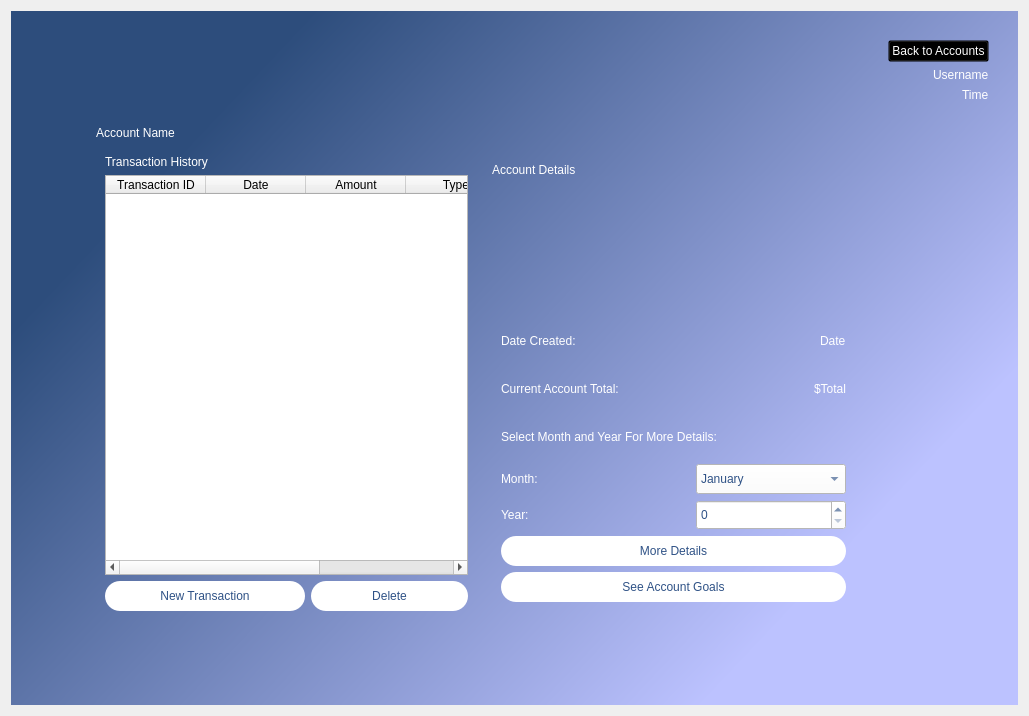
<?xml version="1.0" encoding="UTF-8"?>
<ui version="4.0">
 <class>Dialog</class>
 <widget class="QDialog" name="Dialog">
  <property name="geometry">
   <rect>
    <x>0</x>
    <y>0</y>
    <width>1029</width>
    <height>716</height>
   </rect>
  </property>
  <property name="windowTitle">
   <string>Dialog</string>
  </property>
  <layout class="QVBoxLayout" name="verticalLayout">
   <item>
    <widget class="QWidget" name="backGroundWidget" native="true">
     <property name="styleSheet">
      <string notr="true">QWidget#backGroundWidget{
background-color: qlineargradient(spread:pad, x1:0.0567727, y1:0.375, x2:0.784, y2:0.846, stop:0 rgba(45, 77, 124, 255), stop:1 rgba(188, 194, 255, 255));}</string>
     </property>
     <layout class="QGridLayout" name="gridLayout_4">
      <property name="leftMargin">
       <number>20</number>
      </property>
      <property name="topMargin">
       <number>20</number>
      </property>
      <property name="rightMargin">
       <number>20</number>
      </property>
      <property name="bottomMargin">
       <number>20</number>
      </property>
      <item row="2" column="1">
       <widget class="QWidget" name="bottomMarginWidget" native="true">
        <property name="minimumSize">
         <size>
          <width>0</width>
          <height>50</height>
         </size>
        </property>
        <property name="maximumSize">
         <size>
          <width>16777215</width>
          <height>50</height>
         </size>
        </property>
       </widget>
      </item>
      <item row="1" column="1">
       <widget class="QWidget" name="contentWidget" native="true">
        <property name="minimumSize">
         <size>
          <width>0</width>
          <height>500</height>
         </size>
        </property>
        <layout class="QGridLayout" name="gridLayout_2">
         <item row="1" column="1">
          <widget class="QWidget" name="widgetTranactions" native="true">
           <layout class="QGridLayout" name="gridLayout_5">
            <item row="0" column="0" alignment="Qt::AlignLeft">
             <widget class="QLabel" name="labelMessage">
              <property name="styleSheet">
               <string notr="true">font: 16pt &quot;Segoe UI&quot;;
color: rgb(255, 255, 255)</string>
              </property>
              <property name="text">
               <string>Transaction History</string>
              </property>
              <property name="alignment">
               <set>Qt::AlignCenter</set>
              </property>
             </widget>
            </item>
            <item row="2" column="0">
             <widget class="QPushButton" name="buttonNewTransaction">
              <property name="sizePolicy">
               <sizepolicy hsizetype="Preferred" vsizetype="Preferred">
                <horstretch>0</horstretch>
                <verstretch>0</verstretch>
               </sizepolicy>
              </property>
              <property name="minimumSize">
               <size>
                <width>200</width>
                <height>30</height>
               </size>
              </property>
              <property name="maximumSize">
               <size>
                <width>16777215</width>
                <height>30</height>
               </size>
              </property>
              <property name="styleSheet">
               <string notr="true">border-radius:15px;
font: 16pt &quot;Segoe UI&quot;;
background-color: rgb(255, 255, 255);
color: rgb(47, 82, 134);</string>
              </property>
              <property name="text">
               <string>New Transaction</string>
              </property>
             </widget>
            </item>
            <item row="2" column="1">
             <widget class="QPushButton" name="buttonDelete">
              <property name="minimumSize">
               <size>
                <width>0</width>
                <height>30</height>
               </size>
              </property>
              <property name="styleSheet">
               <string notr="true">border-radius:15px;
font: 16pt &quot;Segoe UI&quot;;
background-color: rgb(255, 255, 255);
color: rgb(47, 82, 134);</string>
              </property>
              <property name="text">
               <string>Delete</string>
              </property>
             </widget>
            </item>
            <item row="1" column="0" colspan="2">
             <widget class="QTableWidget" name="tableWidgetTransactions">
              <column>
               <property name="text">
                <string>Transaction ID</string>
               </property>
              </column>
              <column>
               <property name="text">
                <string>Date</string>
               </property>
              </column>
              <column>
               <property name="text">
                <string>Amount</string>
               </property>
              </column>
              <column>
               <property name="text">
                <string>Type</string>
               </property>
              </column>
              <column>
               <property name="text">
                <string>Category</string>
               </property>
              </column>
             </widget>
            </item>
           </layout>
          </widget>
         </item>
         <item row="0" column="1" alignment="Qt::AlignLeft">
          <widget class="QLabel" name="labelAccountName">
           <property name="maximumSize">
            <size>
             <width>16777215</width>
             <height>60</height>
            </size>
           </property>
           <property name="styleSheet">
            <string notr="true">font: 32pt &quot;Segoe UI&quot;;
color: rgb(255, 255, 255)</string>
           </property>
           <property name="text">
            <string>Account Name</string>
           </property>
           <property name="alignment">
            <set>Qt::AlignCenter</set>
           </property>
          </widget>
         </item>
         <item row="1" column="3">
          <widget class="QWidget" name="widgetStats" native="true">
           <property name="minimumSize">
            <size>
             <width>0</width>
             <height>400</height>
            </size>
           </property>
           <layout class="QGridLayout" name="gridLayout">
            <item row="0" column="0" alignment="Qt::AlignLeft|Qt::AlignTop">
             <widget class="QLabel" name="label">
              <property name="minimumSize">
               <size>
                <width>0</width>
                <height>30</height>
               </size>
              </property>
              <property name="maximumSize">
               <size>
                <width>16777215</width>
                <height>30</height>
               </size>
              </property>
              <property name="styleSheet">
               <string notr="true">font: 16pt &quot;Segoe UI&quot;;
color: rgb(255, 255, 255)</string>
              </property>
              <property name="text">
               <string>Account Details</string>
              </property>
             </widget>
            </item>
            <item row="1" column="0">
             <widget class="QWidget" name="widget" native="true">
              <property name="minimumSize">
               <size>
                <width>0</width>
                <height>300</height>
               </size>
              </property>
              <property name="maximumSize">
               <size>
                <width>16777215</width>
                <height>300</height>
               </size>
              </property>
              <layout class="QGridLayout" name="gridLayout_6">
               <item row="5" column="0">
                <widget class="QLabel" name="labelYear">
                 <property name="styleSheet">
                  <string notr="true">font: 12pt &quot;Segoe UI&quot;;
color: rgb(255, 255, 255)</string>
                 </property>
                 <property name="text">
                  <string>Year:</string>
                 </property>
                </widget>
               </item>
               <item row="3" column="0" alignment="Qt::AlignLeft">
                <widget class="QLabel" name="labelMonth">
                 <property name="styleSheet">
                  <string notr="true">font: 12pt &quot;Segoe UI&quot;;
color: rgb(255, 255, 255)</string>
                 </property>
                 <property name="text">
                  <string>Month:</string>
                 </property>
                </widget>
               </item>
               <item row="3" column="1" alignment="Qt::AlignRight">
                <widget class="QComboBox" name="comboBoxMonth">
                 <property name="minimumSize">
                  <size>
                   <width>150</width>
                   <height>30</height>
                  </size>
                 </property>
                 <property name="maximumSize">
                  <size>
                   <width>150</width>
                   <height>30</height>
                  </size>
                 </property>
                 <property name="styleSheet">
                  <string notr="true">font: 16pt &quot;Segoe UI&quot;;
background-color: rgb(255, 255, 255);
color: rgb(47, 82, 134);</string>
                 </property>
                 <property name="maxVisibleItems">
                  <number>5</number>
                 </property>
                 <item>
                  <property name="text">
                   <string>January</string>
                  </property>
                 </item>
                 <item>
                  <property name="text">
                   <string>February</string>
                  </property>
                 </item>
                 <item>
                  <property name="text">
                   <string>March</string>
                  </property>
                 </item>
                 <item>
                  <property name="text">
                   <string>April</string>
                  </property>
                 </item>
                 <item>
                  <property name="text">
                   <string>May</string>
                  </property>
                 </item>
                 <item>
                  <property name="text">
                   <string>June</string>
                  </property>
                 </item>
                 <item>
                  <property name="text">
                   <string>July</string>
                  </property>
                 </item>
                 <item>
                  <property name="text">
                   <string>August</string>
                  </property>
                 </item>
                 <item>
                  <property name="text">
                   <string>September</string>
                  </property>
                 </item>
                 <item>
                  <property name="text">
                   <string>October</string>
                  </property>
                 </item>
                 <item>
                  <property name="text">
                   <string>November</string>
                  </property>
                 </item>
                 <item>
                  <property name="text">
                   <string>December</string>
                  </property>
                 </item>
                </widget>
               </item>
               <item row="1" column="1" alignment="Qt::AlignRight|Qt::AlignVCenter">
                <widget class="QLabel" name="labelCurrentTotal">
                 <property name="styleSheet">
                  <string notr="true">font: 12pt &quot;Segoe UI&quot;;
color: rgb(255, 255, 255)</string>
                 </property>
                 <property name="text">
                  <string>$Total</string>
                 </property>
                </widget>
               </item>
               <item row="6" column="0" colspan="2">
                <widget class="QPushButton" name="buttonMoreDetails">
                 <property name="minimumSize">
                  <size>
                   <width>0</width>
                   <height>30</height>
                  </size>
                 </property>
                 <property name="styleSheet">
                  <string notr="true">border-radius:15px;
font: 16pt &quot;Segoe UI&quot;;
background-color: rgb(255, 255, 255);
color: rgb(47, 82, 134);</string>
                 </property>
                 <property name="text">
                  <string>More Details</string>
                 </property>
                </widget>
               </item>
               <item row="1" column="0" alignment="Qt::AlignLeft|Qt::AlignVCenter">
                <widget class="QLabel" name="label_2">
                 <property name="styleSheet">
                  <string notr="true">font: 12pt &quot;Segoe UI&quot;;
color: rgb(255, 255, 255)</string>
                 </property>
                 <property name="text">
                  <string>Current Account Total:</string>
                 </property>
                </widget>
               </item>
               <item row="5" column="1">
                <widget class="QSpinBox" name="spinBoxYear">
                 <property name="sizePolicy">
                  <sizepolicy hsizetype="Preferred" vsizetype="Fixed">
                   <horstretch>0</horstretch>
                   <verstretch>0</verstretch>
                  </sizepolicy>
                 </property>
                 <property name="minimumSize">
                  <size>
                   <width>150</width>
                   <height>30</height>
                  </size>
                 </property>
                 <property name="maximumSize">
                  <size>
                   <width>150</width>
                   <height>30</height>
                  </size>
                 </property>
                 <property name="styleSheet">
                  <string notr="true">font: 16pt &quot;Segoe UI&quot;;
background-color: rgb(255, 255, 255);
color: rgb(47, 82, 134);</string>
                 </property>
                </widget>
               </item>
               <item row="2" column="0" colspan="2">
                <widget class="QLabel" name="label_10">
                 <property name="styleSheet">
                  <string notr="true">font: 12pt &quot;Segoe UI&quot;;
color: rgb(255, 255, 255)</string>
                 </property>
                 <property name="text">
                  <string>Select Month and Year For More Details:</string>
                 </property>
                </widget>
               </item>
               <item row="0" column="1" alignment="Qt::AlignRight|Qt::AlignVCenter">
                <widget class="QLabel" name="labelDate">
                 <property name="styleSheet">
                  <string notr="true">font: 12pt &quot;Segoe UI&quot;;
color: rgb(255, 255, 255)</string>
                 </property>
                 <property name="text">
                  <string>Date</string>
                 </property>
                </widget>
               </item>
               <item row="0" column="0" alignment="Qt::AlignLeft|Qt::AlignVCenter">
                <widget class="QLabel" name="label_3">
                 <property name="styleSheet">
                  <string notr="true">font: 12pt &quot;Segoe UI&quot;;
color: rgb(255, 255, 255)</string>
                 </property>
                 <property name="text">
                  <string>Date Created:</string>
                 </property>
                </widget>
               </item>
               <item row="7" column="0" colspan="2">
                <widget class="QPushButton" name="buttonGoals">
                 <property name="minimumSize">
                  <size>
                   <width>0</width>
                   <height>30</height>
                  </size>
                 </property>
                 <property name="styleSheet">
                  <string notr="true">border-radius:15px;
font: 16pt &quot;Segoe UI&quot;;
background-color: rgb(255, 255, 255);
color: rgb(47, 82, 134);</string>
                 </property>
                 <property name="text">
                  <string>See Account Goals</string>
                 </property>
                </widget>
               </item>
              </layout>
             </widget>
            </item>
           </layout>
          </widget>
         </item>
        </layout>
       </widget>
      </item>
      <item row="0" column="1">
       <widget class="QWidget" name="topMarginWidget" native="true">
        <property name="minimumSize">
         <size>
          <width>0</width>
          <height>50</height>
         </size>
        </property>
        <property name="maximumSize">
         <size>
          <width>16777215</width>
          <height>50</height>
         </size>
        </property>
       </widget>
      </item>
      <item row="1" column="0">
       <widget class="QWidget" name="leftMarginWidget" native="true">
        <property name="minimumSize">
         <size>
          <width>50</width>
          <height>0</height>
         </size>
        </property>
        <property name="maximumSize">
         <size>
          <width>50</width>
          <height>16777215</height>
         </size>
        </property>
       </widget>
      </item>
      <item row="1" column="2">
       <widget class="QWidget" name="rightMarginWidget" native="true">
        <property name="minimumSize">
         <size>
          <width>50</width>
          <height>0</height>
         </size>
        </property>
        <property name="maximumSize">
         <size>
          <width>50</width>
          <height>16777215</height>
         </size>
        </property>
       </widget>
      </item>
      <item row="0" column="2">
       <widget class="QWidget" name="usernameWidget" native="true">
        <layout class="QGridLayout" name="gridLayout_3">
         <item row="1" column="0" alignment="Qt::AlignRight">
          <widget class="QLabel" name="labelUsername">
           <property name="styleSheet">
            <string notr="true">font: 12pt &quot;Segoe UI&quot;;
color: rgb(255, 255, 255)</string>
           </property>
           <property name="text">
            <string>Username</string>
           </property>
          </widget>
         </item>
         <item row="0" column="0" alignment="Qt::AlignRight">
          <widget class="QPushButton" name="buttonBackToAccounts">
           <property name="styleSheet">
            <string notr="true">font: 10pt &quot;Segoe UI&quot;;
color: rgb(255, 255, 255);
background-color: rgba(0, 0, 0, 0);</string>
           </property>
           <property name="text">
            <string>Back to Accounts</string>
           </property>
           <property name="default">
            <bool>false</bool>
           </property>
          </widget>
         </item>
         <item row="2" column="0" alignment="Qt::AlignRight">
          <widget class="QLabel" name="labelTimeDate">
           <property name="styleSheet">
            <string notr="true">font: 10pt &quot;Segoe UI&quot;;
color: rgb(255, 255, 255)</string>
           </property>
           <property name="text">
            <string>Time</string>
           </property>
          </widget>
         </item>
        </layout>
       </widget>
      </item>
     </layout>
    </widget>
   </item>
  </layout>
 </widget>
 <resources/>
 <connections/>
</ui>
